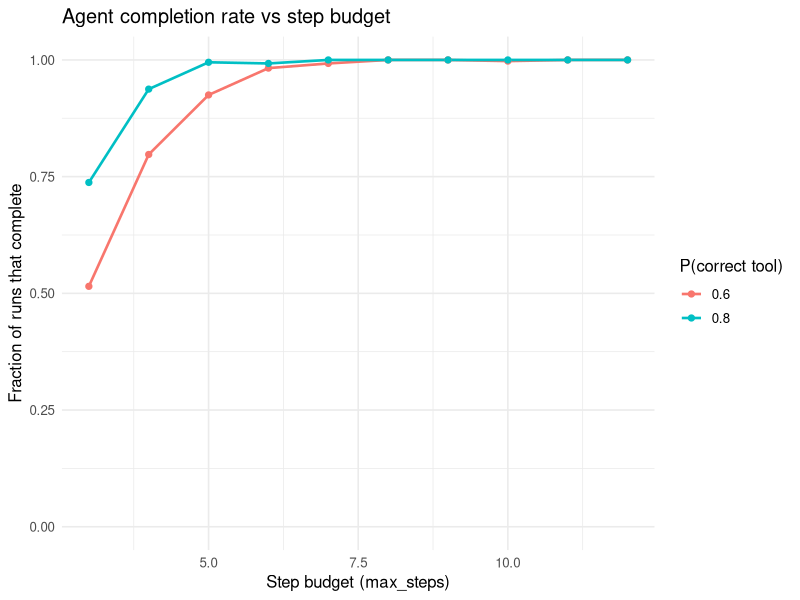

Write R code to recreate this figure.
## ---- chunk 1
#| include: false
suppressPackageStartupMessages(library(tidyverse))
## ---- chunk 2
patterns <- data.frame(
  Pattern = c("Single-shot LLM", "ReAct (single agent)",
              "Plan-and-execute", "Multi-agent"),
  Loop = c("None", "Step-by-step", "Plan then run", "Per-agent loops"),
  `Best for` = c("Self-contained text tasks",
                 "Tool use with uncertain next step",
                 "Long tasks with clear structure",
                 "Tasks that split into roles/subtasks"),
  `Main cost` = c("Lowest", "More tokens/calls per step",
                  "Stale plans if world changes",
                  "Coordination + most calls"),
  check.names = FALSE
)
knitr::kable(patterns,
  caption = "When to use each agent pattern.")
## ---- chunk 3
# A small data set the agent can act on.
set.seed(1)
sales <- data.frame(
  region = sample(c("east", "west"), 200, replace = TRUE),
  amount = round(rgamma(200, shape = 2, scale = 50), 2)
)

# --- Tools: ordinary R functions the agent may call. ---
tool_filter <- function(state, region) {
  d <- state$data[state$data$region == region, , drop = FALSE]
  list(data = d,
       obs = sprintf("filtered to region='%s', %d rows", region, nrow(d)))
}

tool_mean <- function(state, column) {
  m <- mean(state$data[[column]])
  list(value = m,
       obs = sprintf("mean of '%s' = %.2f over %d rows",
                     column, m, nrow(state$data)))
}

tool_answer <- function(state) {
  list(final = state$value,
       obs = sprintf("ANSWER: %.2f", state$value))
}

tools <- list(filter = tool_filter, mean = tool_mean, answer = tool_answer)
## ---- chunk 4
# Rule-based policy: choose the next action from goal + state.
# Returns list(tool=..., args=list(...)).
policy <- function(goal, state) {
  if (!is.null(state$value)) {
    return(list(tool = "answer", args = list()))
  }
  if (is.null(state$filtered)) {
    return(list(tool = "filter",
                args = list(region = goal$region)))
  }
  list(tool = "mean", args = list(column = goal$column))
}
## ---- chunk 5
run_agent <- function(goal, data, tools, max_steps = 5) {
  state <- list(data = data, value = NULL, filtered = NULL)
  trace <- character(0)

  for (t in seq_len(max_steps)) {
    action <- policy(goal, state)                       # think
    fn <- tools[[action$tool]]
    out <- do.call(fn, c(list(state), action$args))     # act + observe

    trace <- c(trace, sprintf("step %d | %s -> %s",
                              t, action$tool, out$obs))

    # Update state from the observation.
    if (action$tool == "filter") {
      state$data <- out$data
      state$filtered <- TRUE
    } else if (action$tool == "mean") {
      state$value <- out$value
    } else if (action$tool == "answer") {
      state$final <- out$final
      break
    }
  }
  list(answer = state$final, trace = trace, steps = length(trace))
}

goal <- list(region = "west", column = "amount")
result <- run_agent(goal, sales, tools)
cat(result$trace, sep = "\n")
cat(sprintf("\nFinal answer: %.2f\n", result$answer))
## ---- chunk 6
truth <- mean(sales$amount[sales$region == "west"])
cat(sprintf("agent: %.4f   direct: %.4f   match: %s\n",
            result$answer, truth,
            isTRUE(all.equal(result$answer, truth))))
## ---- chunk 7
set.seed(42)

# A policy that picks the correct next tool with prob p, else a wrong one.
noisy_run <- function(goal, data, p_correct, max_steps) {
  state <- list(data = data, value = NULL, filtered = NULL)
  for (t in seq_len(max_steps)) {
    correct <- if (!is.null(state$value)) "answer"
               else if (is.null(state$filtered)) "filter"
               else "mean"
    chosen <- if (runif(1) < p_correct) correct
              else sample(c("filter", "mean", "answer"), 1)
    out <- do.call(tools[[chosen]], c(list(state),
            if (chosen == "filter") list(region = goal$region)
            else if (chosen == "mean") list(column = goal$column)
            else list()))
    if (chosen == "filter") { state$data <- out$data; state$filtered <- TRUE }
    else if (chosen == "mean") state$value <- out$value
    else if (chosen == "answer" && !is.null(state$value))
      return(TRUE)   # finished correctly
  }
  FALSE              # ran out of budget
}

budgets <- 3:12
p_levels <- c(0.6, 0.8)
reps <- 400

grid <- expand.grid(budget = budgets, p = p_levels)
grid$completion <- mapply(function(b, p) {
  mean(replicate(reps, noisy_run(goal, sales, p_correct = p, max_steps = b)))
}, grid$budget, grid$p)

library(ggplot2)
ggplot(grid, aes(budget, completion,
                 colour = factor(p), group = factor(p))) +
  geom_line(linewidth = 0.9) +
  geom_point(size = 1.8) +
  scale_y_continuous(limits = c(0, 1)) +
  labs(x = "Step budget (max_steps)",
       y = "Fraction of runs that complete",
       colour = "P(correct tool)",
       title = "Agent completion rate vs step budget") +
  theme_minimal(base_size = 12)
